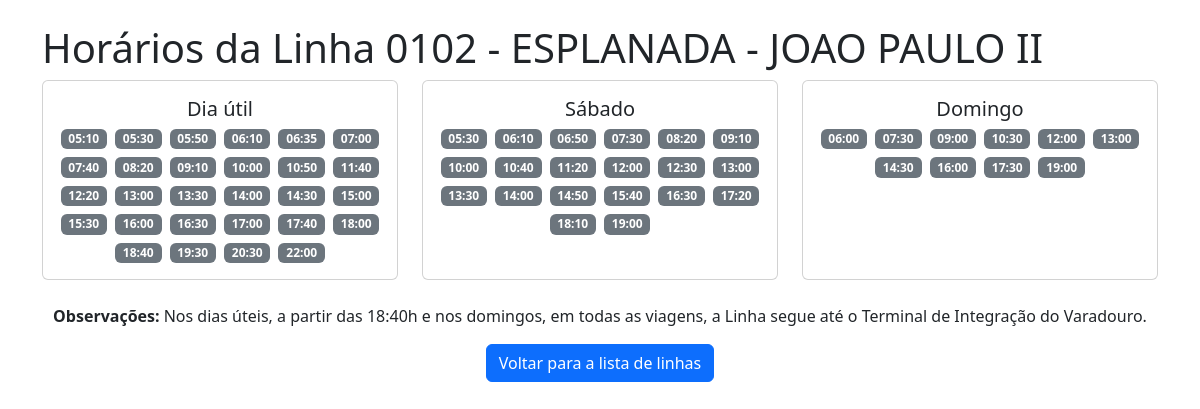
Page /horarios/0102 - ESPLANADA - JOAO PAULO II on the committed database.
### tables this page shows
CREATE TABLE linhas (
                codigo TEXT PRIMARY KEY,
                itinerario_link TEXT,
                horario_link TEXT,
                nome TEXT,
                horarios TEXT,  -- Armazena os horários como JSON stringificado
                observacao TEXT
            );

### app.py (the view)
@app.route("/horarios/<string:codigo>")
def detalhes_horario(codigo):
    conn = get_db_connection()
    cursor = conn.cursor()
    try:
        cursor.execute("SELECT horarios, codigo, observacao FROM linhas WHERE codigo=?", (codigo,))
        linha = cursor.fetchone()
        horarios = json.loads(linha['horarios']) if linha and linha['horarios'] else {}
        nome_linha = linha['codigo'] if linha else None
        observacao = linha['observacao'] if linha else None
    except sqlite3.Error as e:
        return f"Erro ao acessar o banco de dados: {e}"
    finally:
        conn.close()
    return render_template("detalhes_horario.html", horarios=horarios, nome_linha=nome_linha, observacao=observacao)

### app.py (called while the page is built)
def get_db_connection():
    db_path = os.path.join(os.path.dirname(__file__), DATABASE)
    conn = sqlite3.connect(db_path)
    conn.row_factory = sqlite3.Row
    return conn

### templates/detalhes_horario.html (shortened to what this page needs)
<!DOCTYPE html>
<html lang="pt-br">
<head>
    <link href="https://cdn.jsdelivr.net/npm/bootstrap@5.3.2/dist/css/bootstrap.min.css" rel="stylesheet">
</head>
<body>
    <div class="container mt-4">
        <h1>Horários da Linha {{ nome_linha }}</h1>
        {% if horarios %}
            <div class="row row-cols-1 row-cols-md-3 g-4 justify-content-center">
                {% for dia, lista_horarios in horarios.items() %}
                    <div class="col">
                        <div class="card h-100">
                            <div class="card-body text-center">
                                <h5 class="card-title">{{ dia.capitalize() }}</h5>
                                {% if lista_horarios %}
                                    <div class="d-flex flex-wrap justify-content-center gap-2">
                                        {% for horario in lista_horarios %}
                                            <span class="badge bg-secondary">{{ horario }}</span>
                                        {% endfor %}
                                    </div>
                                {% else %}
                                    <p class="text-muted fst-italic">Não há horários para este dia.</p>
                                {% endif %}
                            </div>
                        </div>
                    </div>
                {% endfor %}
            </div>
        {% else %}
            <p class="text-center">Nenhum horário disponível para esta linha.</p>
        {% endif %}
        {% if observacao %}
            <div class="mt-4 text-center">
                <p><strong>Observações:</strong> {{ observacao|replace('\n', '<br>')|safe }}</p>
            </div>
        {% endif %}
        <div class="text-center mt-3">
            <a href="{{ url_for('index') }}" class="btn btn-primary">Voltar para a lista de linhas</a>
        </div>
    </div>
</body>
</html>

### rows in the picture
linhas: codigo "0102 - ESPLANADA - JOAO PAULO II", observacao "Nos dias úteis, a partir das 18:40h e nos domingos, em todas as viagens, a Linha segue até o Terminal de Integração do Varadouro."

### other values in the picture
{{ dia.capitalize() }} "Dia útil" "Sábado" "Domingo"
{{ horario }} "05:10" "05:30" "05:50" "06:10" "06:35" "07:00" "07:40" "08:20" "09:10" "10:00" "10:50" "11:40" "12:20" "13:00" "13:30" "14:00" "14:30" "15:00" "15:30" "16:00" "16:30" "17:00" "17:40" "18:00" "18:40" "19:30" "20:30" "22:00" "05:30" "06:10" "06:50" "07:30" "08:20" "09:10" "10:00" "10:40" "11:20" "12:00" "12:30" "13:00" "13:30" "14:00" "14:50" "15:40" "16:30" "17:20" "18:10" "19:00" "06:00" "07:30" "09:00" "10:30" "12:00" "13:00" "14:30" "16:00" "17:30" "19:00"
